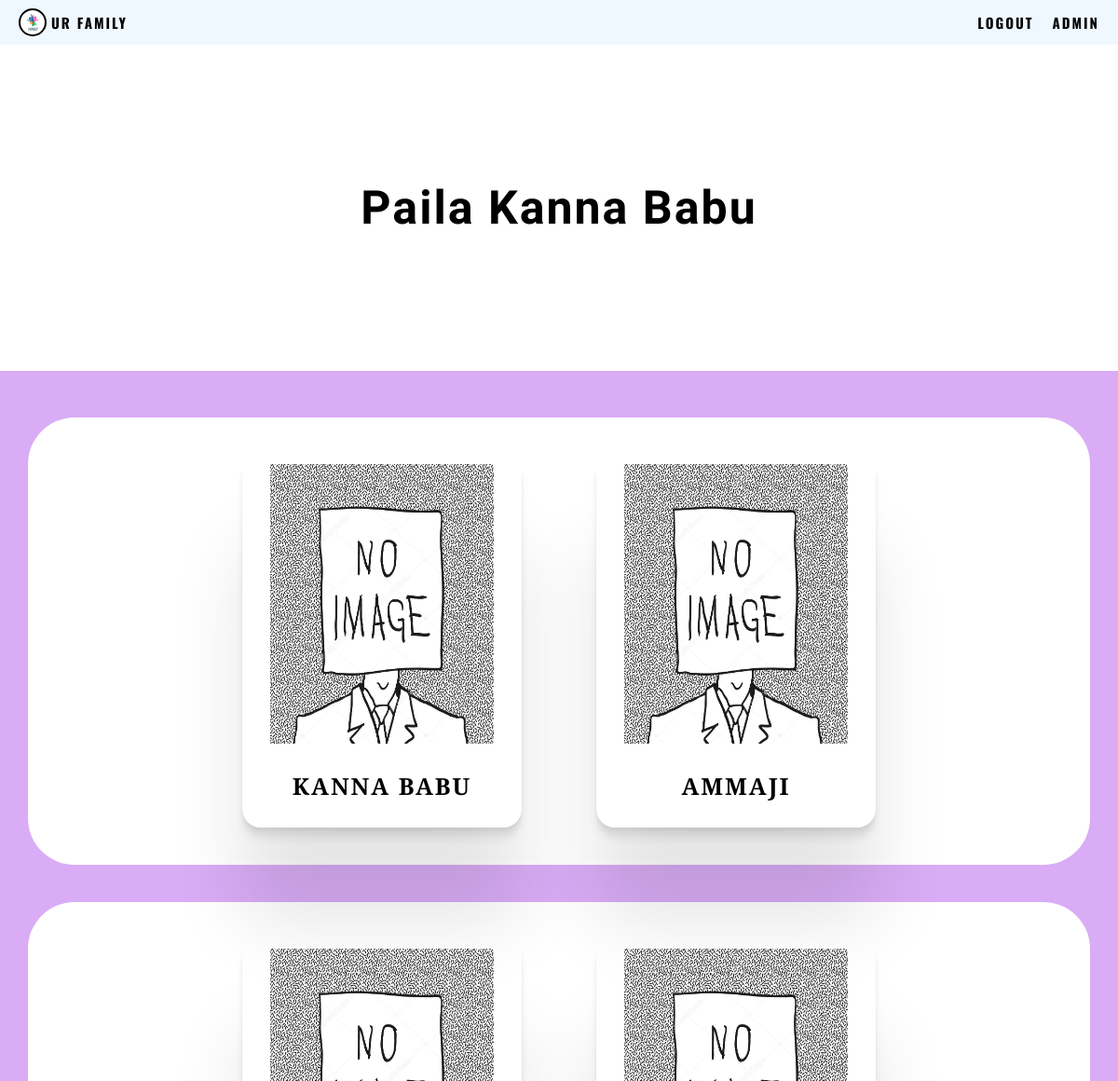
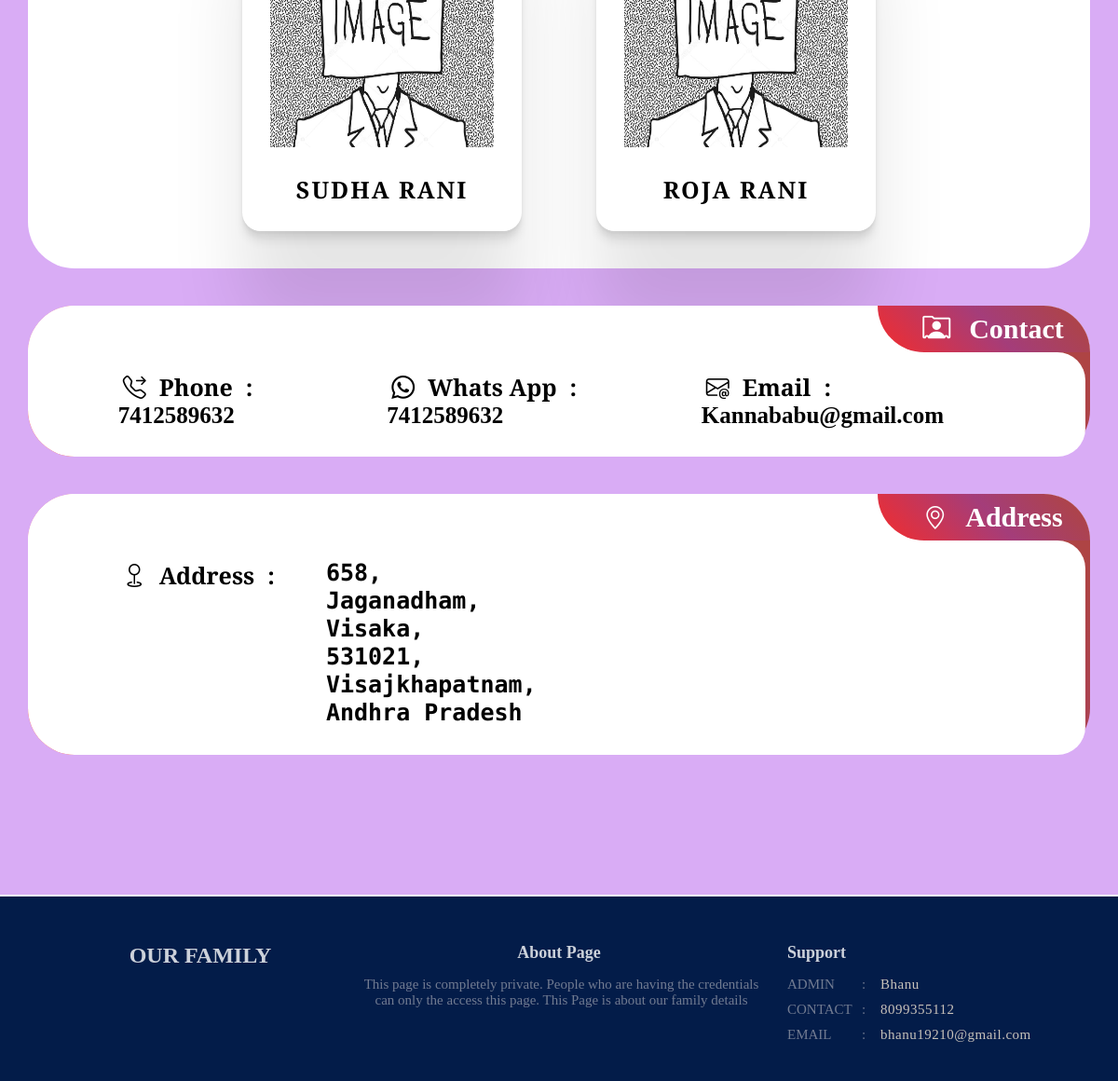
Page /Gen1/Gen2/Kanna-babu/ (signed in) on the committed database (2 pictures, top to bottom).
### base/models.py (models this page shows, shortened)
class Genration_02(models.Model):
     parent = models.ForeignKey(Genration_01, on_delete=models.CASCADE)
     title_name = models.CharField(max_length=200,null=True)
     name = models.CharField(max_length=100)
     main_dp = models.ImageField(upload_to='dp',blank=True)
     partner = models.CharField(max_length=100, null=True , blank=True)
     partner_dp = models.ImageField(upload_to='dp',blank=True)
     gen_code = models.IntegerField(choices=Gen_code)
     gender = models.CharField(max_length=10,choices=gender)
     whatsapp_no = models.BigIntegerField(null = True , blank= True)
     phone_no = models.BigIntegerField(null = True , blank= True)
     email = models.EmailField(null=True,blank=True)
     d_no = models.CharField(max_length=10,null=True)
     street = models.CharField(max_length=40)
     mandal = models.CharField(max_length=100)
     pin_code = models.CharField(max_length=100)
     district = models.CharField(max_length=100)
     co_state = models.CharField(max_length=100)
     parent_slug = models.SlugField(max_length = 20,choices=slug)
     slug = models.SlugField(default="",null=True)

class Genration_03(models.Model):
     parent = models.ForeignKey(Genration_02, on_delete=models.CASCADE)
     title_name = models.CharField(max_length=200,null=True)
     name = models.CharField(max_length=100)
     main_dp = models.ImageField(upload_to='dp',blank=True)
     partner = models.CharField(max_length=100, null=True , blank=True)
     partner_dp = models.ImageField(upload_to='dp',blank=True)
     gen_code = models.IntegerField(choices=Gen_code)
     gender = models.CharField(max_length=10,choices=gender)
     whatsapp_no = models.BigIntegerField(null = True , blank= True)
     phone_no = models.BigIntegerField(null = True , blank= True)
     email = models.EmailField(null=True,blank=True)
     d_no = models.CharField(max_length=10,null=True)
     street = models.CharField(max_length=40)
     mandal = models.CharField(max_length=100)
     pin_code = models.CharField(max_length=100)
     district = models.CharField(max_length=100)
     co_state = models.CharField(max_length=100)
     parent_slug = models.SlugField(max_length = 20,choices=slug)
     slug = models.SlugField(default="",null=True)

### base/views.py (the view)
# urls.py: path('Gen1/Gen2/<slug:slug>/',views.bro, name = 'bro'),
@login_required(login_url  = 'login_page')
def bro(request,slug):
    fam = Genration_02.objects.get(slug = slug)
    memb = Genration_03.objects.all()
    context = {'room':memb,'check':fam,'Male':'M','Female':'F','gen_code':'hello'}
    return render(request,'base/mahalaxminaidu.html',context)

### base/templates/base/mahalaxminaidu.html (shortened to what this page needs)
<!DOCTYPE html>
{%load static%}
<html lang="en">
<head>
    <link rel="stylesheet" href="{% static 'styles/fonts.css' %}">
    <link rel="stylesheet" href="{% static 'styles/footer_responsive.css' %}">
    <link rel="stylesheet" href="{% static 'styles/level_one_c.css' %}">
    <link rel="stylesheet" href="{% static 'styles/main_cs.css' %}">
</head>
<body>
   <div class="container">
    <div>
        <div class="one">
            <div class="nav_bar">
                <div class="logo" id="border">
                    <div class="image"></div>
                    <a href="{% url 'family' check.parent_slug %}">
                        <h2 style="color: rgb(2, 2, 2);">UR FAMILY</h2>
                    </a>
                </div>
               <ul class="menu2" id="border">
                    <li id="font"><a href="{% url 'logout' %}">Logout</a></li>
                    <li id="font"><a href="#admin">Admin</a></li>
               </ul>
            </div>
        </div>
    <div class="content">
    {% if check.gender == 'M' %}
        <div class="box1" id="">
            <div class="b1_left1 border">
               {{check.title_name}}
                 <br>
            </div>
        </div>
    {% endif %}
        <div class="box2 box" id="son">
        {% if check.gender == 'M' %}
            <a href="">
                <div class="holder">
                    <div class="photo">
                        {% if check.main_dp %}
                            <img src="{{check.main_dp.url}}" alt="">
                        {%else%}
                            <img src="{% static 'images/no image.jpg' %}" alt="">
                        {%endif%}
                    </div>
                    <div class="name">
                        <h1>{{check.name}}</h1>
                    </div>
                </div>
            </a>
        {% endif %}
        {% if check.gender == 'M' %}
            {% if check.partner != True and  check.partner != None %}
                <a href="">
                    <div class="holder">
                        <div class="photo">
                            {% if check.main_dp %}
                                <img src="{{check.main_dp.url}}" alt="">
                            {%else%}
                                <img src="{% static 'images/no image.jpg' %}" alt="">
                            {%endif%}
                        </div>
                        <div class="name">
                                <h1>{{check.partner}}</h1>
                        </div>
                    </div>
                </a>
            {% endif %}
        {% endif %}
        </div>
        <div class="box3 box" id="so">
            {% for room in room %}
                {% if room.parent == check %}
                    <a href="{% url 'sis' room.slug %}">
                        <div class="holder">
                            <div class="photo">
                                {% if room.main_dp %}
                                    <img src="{{room.main_dp.url}}" alt="">
                                {%else%}
                                    <img src="{% static 'images/no image.jpg' %}" alt="">
                                {%endif%}
                            </div>
                            <div class="name">
                                <h1>{{room.name}}</h1>
                            </div>
                        </div>
                    </a>
                {% endif %}
            {% endfor %}
        </div>
        <div class="contact box get_in_touch" id="contact">
            <div class="container">
                <div class="top">
                    <div class="left_empty"></div>
                    <div class="right_wbg">
                        <div class="contact_logo">
                            <h1><i class="bi bi-person-rolodex"></i></i>Contact</h1>
                        </div>
                    </div>
                </div>
                <div class="bottom">
                    <div class="details">
                        <div>
                            <i class="bi bi-telephone-forward"></i>
                            <p id="start">Phone</p>
                            <p id="middle">:</p>
                            <b><h3 id="align">{{check.phone_no}}</h3></b>
                        </div>
                        <div>
                            <i class="bi bi-whatsapp"></i>
                            <p id="start">Whats App</p>
                            <p id="middle">:</p>
                            <b><h3 id="align">{{check.whatsapp_no}}</h3></b>
                        </div>
                        <div>
                            <i class="bi bi-envelope-at"></i>
                            <p id="start">Email</p>
                            <p id="middle">:</p>
                            <b><h3 id="align">{{check.email}}</h3></b>
                        </div>
                    </div>
                </div>
            </div>
        </div>
        <div class="contact box get_in_touch" id="contact">
            <div class="container">
                <div class="top">
                    <div class="left_empty"></div>
                    <div class="right_wbg">
                        <div class="contact_logo">
                            <h1><i class="bi bi-geo-alt"></i>Address</h1>
                        </div>
                    </div>
                </div>
                <div class="bottom">
                    <div class="details ad">
                        <div>
                            <i class="bi bi-geo"></i>
                            <p id="start">Address</p>
                            <p id="middle">:</p>
                        </div>
                        <div>
                            <b><h3 id="align">{{check.d_no}}, <br>
                                {{check.street}}, <br>
                                {{check.mandal}}, <br>
                                {{check.pin_code}}, <br>
                                {{check.district}}, <br>
                                {{check.co_state}} </h3>
                            </b>
                        </div>
                    </div>
                </div>
            </div>
        </div>
    </div>
    <div class="footer" id="admin">
        <div class="margin_box">
            <div class="container container3">
                <div class="section1 section" id="border">
                    <h2>OUR  family</h2>
                </div>
                <div class="section2 section" id="border">
                    <h5>About Page</h5>
                    <div>
                        <p>This page is completely private. People who are having the credentials
                            can only the access this page. This Page is about our family details
                        </p>
                    </div>
                </div>
                <div class="section3 section" id="border">
                    <h5>Support</h5>
                    <ul class="not_responsive">
                        <div>
                            <p class="s3start">Admin</p>
                            <p class="s3middle">:</p>
                            <p class="s3bottom">Bhanu</p>
                        </div>
                        <div>
                            <p class="s3start">Contact</p>
                            <p class="s3middle">:</p>
                            <p class="s3bottom">8099355112</p>
                        </div>
                        <div>
                            <p class="s3start">Email</p>
                            <p class="s3middle">:</p>
                            <p class="s3bottom">bhanu19210@gmail.com</p>
                        </div>
                    </ul>
                </div>
            </div>
        </div>
    </div>
    </div>
   </div>
</body>
</html>

### static/styles/footer_responsive.css (style rules this page uses)
* { margin: 0; padding: 0; box-sizing: border-box; list-style-type: none; text-decoration: none; }
body { background-color: rgb(3, 28, 73); }
.footer { margin-top: 150px; border-top: 2px solid white; width: 100%; height: 200px; background-color: rgb(3, 28, 73); padding-top: 50px; }
.footer .container3 { width:90%; height: auto; margin: auto; display: flex; justify-content: space-around; }
.container .section { width: 300px; height: auto; }
.container .section1 h2 { text-align: center; color: rgba(255, 255, 255,0.8); text-transform: uppercase; }
.footer .section2 { width:auto; height: auto; }
.footer .section2 h5 { text-align: center; font-size: 18px; margin-bottom: 15px; color: rgba(255, 255, 255,0.8); }
.footer .section2 p { color: rgba(223, 217, 217,0.5); width: 450px; font-size: 15px; margin-bottom: 15px; padding: 0px 0px 10px 5px; text-align: center; }
.footer .section3 { padding-left: 10px; }
.footer .section3 h5 { font-size: 18px; margin-bottom: 15px; color: rgba(255, 255, 255,0.8); }
.footer .section3 ul div { color: rgba(223, 217, 217,0.5); font-size: 15px; margin-bottom: 10px; }
.section3 .not_responsive div { display: flex; }
.section3 .not_responsive div .s3start { width: 80px; text-transform: uppercase; }
.section3 .not_responsive div .s3middle { width: 20px; }
.section3 .not_responsive div .s3bottom { width: 50px; color: rgba(250, 235, 215, 0.8); letter-spacing: 0.5px; }

### static/styles/level_one_c.css (style rules this page uses)
* { margin: 0; padding: 0; box-sizing: border-box; text-decoration: none; list-style-type: none; }
.one { padding-bottom: 64px; position: relative; top: 0; }
.one .nav_bar { position: fixed; width: 100%; height: 64px; background-color:aliceblue; color: white; top: 0; display: flex; z-index: 10; }
.nav_bar .logo { width: 40%; display: flex; padding: 0px 20px; justify-content: start; align-items: center; }
.nav_bar .logo .image { background-image: url('../images/family-logo.jpg'); background-size: cover; width: 40px; height:40px; background-color: aquamarine; border-radius: 50%; border: 2px solid black; }
.logo h2 { margin-left: 10px; }
.nav_bar .menu2 { display: none; }
@media (max-width:1200px) { .nav_bar .logo { width: 100%; } }
@media (max-width:1200px) { .one { padding-bottom: 48px; } }
@media (max-width:1200px) { .one .nav_bar { height: 48px; } }
@media (max-width:1200px) { .nav_bar .logo .image { width: 30px; height: 30px; } }
@media (max-width:1200px) { .logo h2 { font-size: 15px; font-family: 'Oswald', sans-serif; letter-spacing: 2px; font-weight: bold; margin-left: 5px; } }
@media (max-width:1200px) { .nav_bar .menu2 { width: 60%; display: flex; justify-content: end; align-items: center; margin-right: 10px; } }
@media (max-width:1200px) { .nav_bar .menu2 li a { font-size: 15px; font-family: 'Oswald', sans-serif; letter-spacing: 2px; text-transform: uppercase; color: rgb(3, 3, 3); font-weight: bold; padding: 5px 10px; } }

### rows in the picture
Genration_02: title_name "Paila Kanna Babu", name "KANNA BABU", partner "AMMAJI", phone_no "7412589632", whatsapp_no "7412589632", email "Kannababu@gmail.com", d_no "658", street "Jaganadham", mandal "Visaka", pin_code "531021", district "Visajkhapatnam", co_state "Andhra Pradesh"
Genration_03: name "SUDHA RANI"
Genration_03: name "ROJA RANI"
